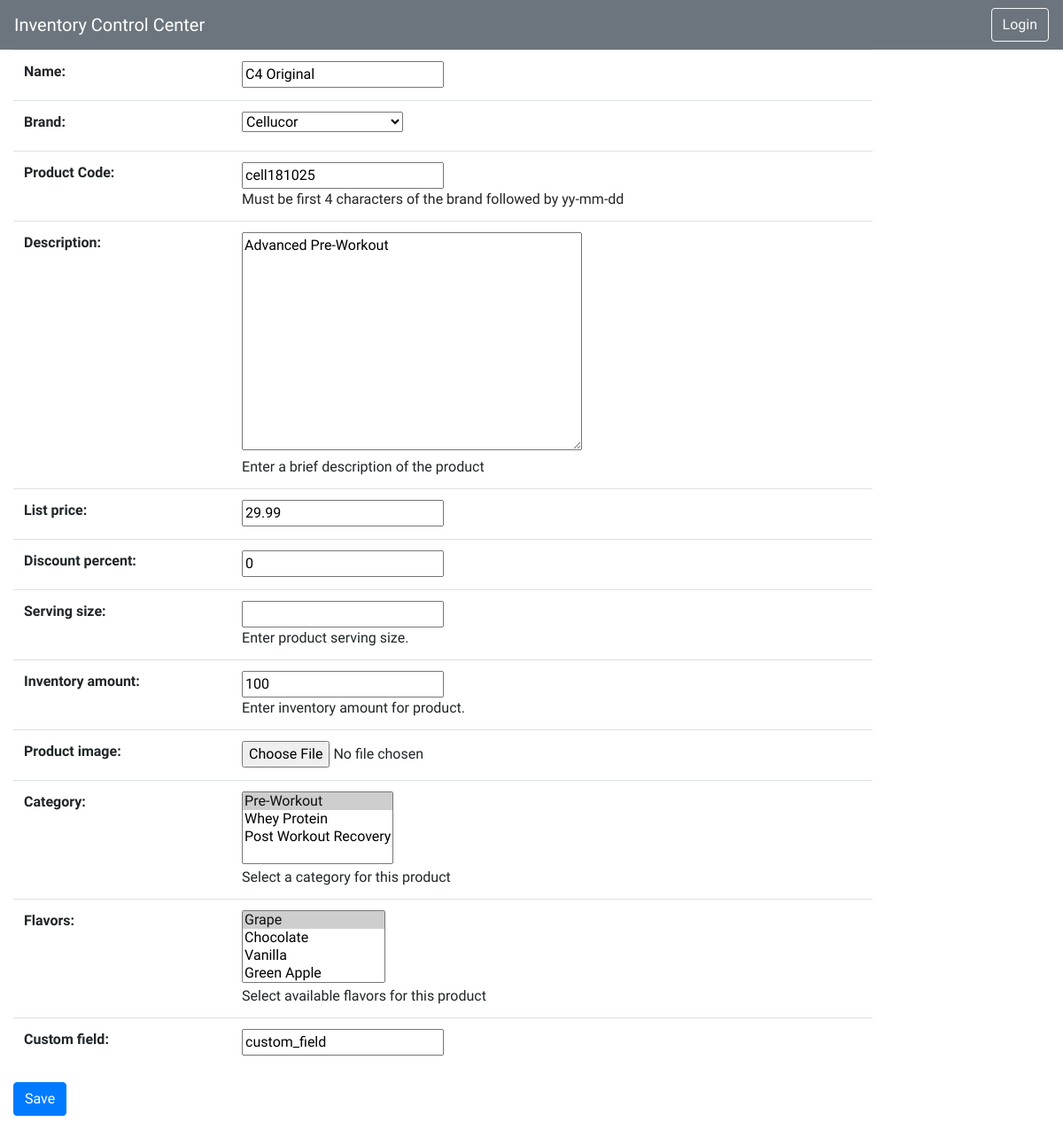
The page /inventory/product/6/update/ on the database as committed earlier.
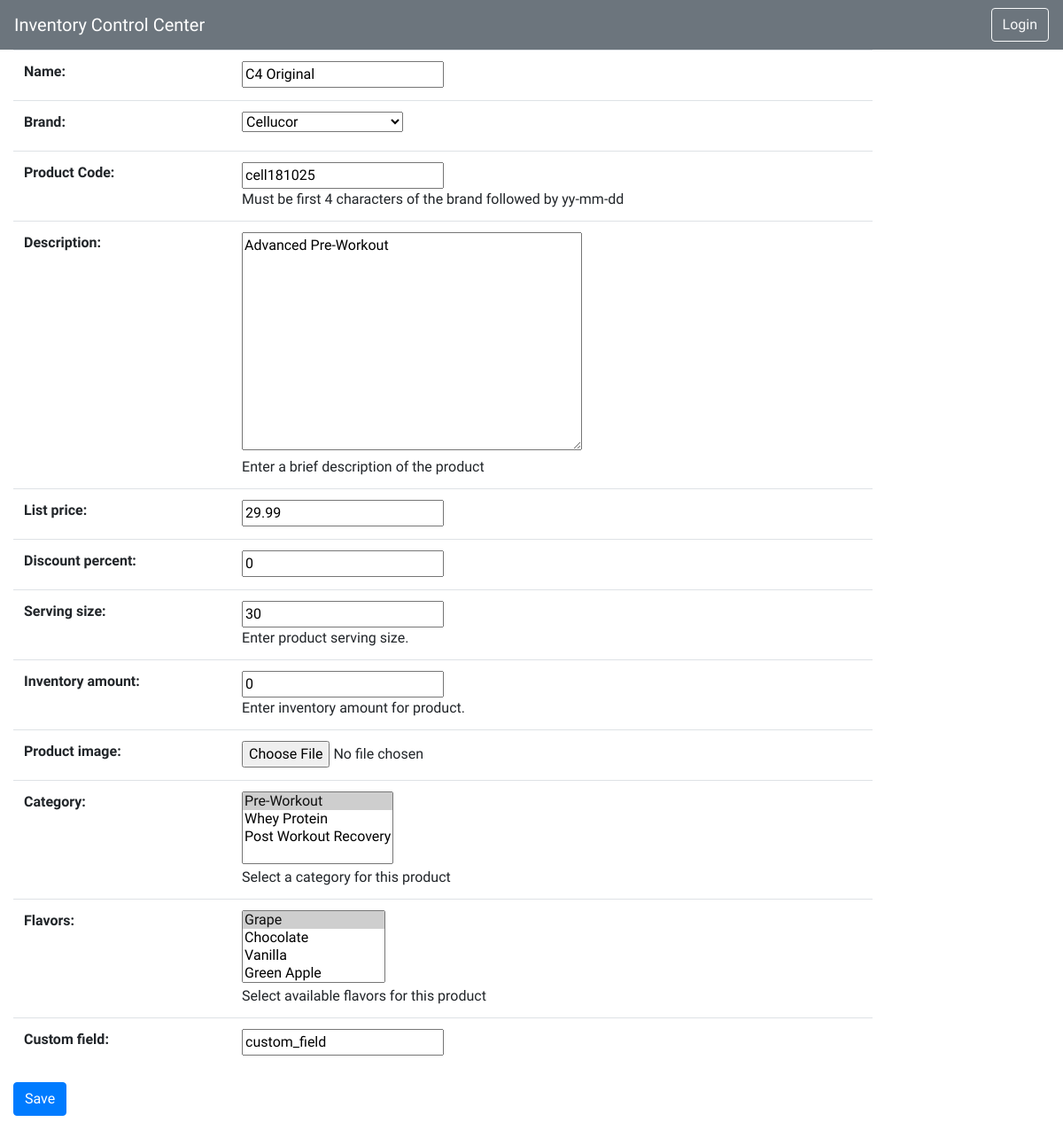
The same page on the database as committed later.
### inventory/models.py (models this page shows, shortened)
class Product(models.Model):
    name = models.CharField(max_length=200)
    brand = models.ForeignKey('Brand', on_delete=models.SET_NULL, null=True)
    code = models.CharField('Product Code', max_length=10, help_text='Must be first 4 characters of the brand followed by yy-mm-dd')
    description = models.TextField(max_length=200, help_text="Enter a brief description of the product")
    list_price = models.DecimalField(max_digits=5, decimal_places=2)
    discount_percent = models.DecimalField(max_digits=3, decimal_places=0)
    serving_size = models.IntegerField(help_text="Enter product serving size.")
    inventory_amount = models.IntegerField(help_text="Enter inventory amount for product.")
    date_added = models.DateTimeField(auto_now=False, auto_now_add=True)
    product_image = models.ImageField(max_length=255, upload_to='product_images/%Y/%m/%d/', null=True, blank=True)
    category = models.ManyToManyField(Category, help_text="Select a category for this product")
    flavors = models.ManyToManyField(Flavor, help_text="Select available flavors for this product")
    custom_field = models.CharField(max_length=100, null=True)

class Category(models.Model):
    name = models.CharField(max_length=200, help_text='Enter the product category (e.g. Pre-Workout)')
    def __str__(self):
        return self.name

### inventory/views.py (the view)
# urls.py: path('product/<int:pk>/update/', views.ProductUpdate.as_view(), name='product-update'),
class ProductUpdate(UpdateView):
    template_name = 'product_form.html'
    model = Product
    fields = '__all__'

### inventory/models.py (called while the page is built)
    def __str__(self):
        return self.flavor

    def __str__(self):
        return f'{self.brand_name}'

### inventory/templates/product_form.html (shortened to what this page needs)
{% extends "base_generic.html" %}
{% block content %}
    <form action="" method="post" enctype="multipart/form-data">
        <div class="form-group">
            <table class="table">
                {{ form.as_table }}
            </table>
            <button type="submit" class="btn btn-primary">Save</button>
        </div>
    </form>
{% endblock %}

Rows that differ between the two databases and show on the page:
changed Product "Cellucor": serving_size (not shown) → "30"; inventory_amount "100" → "0"
